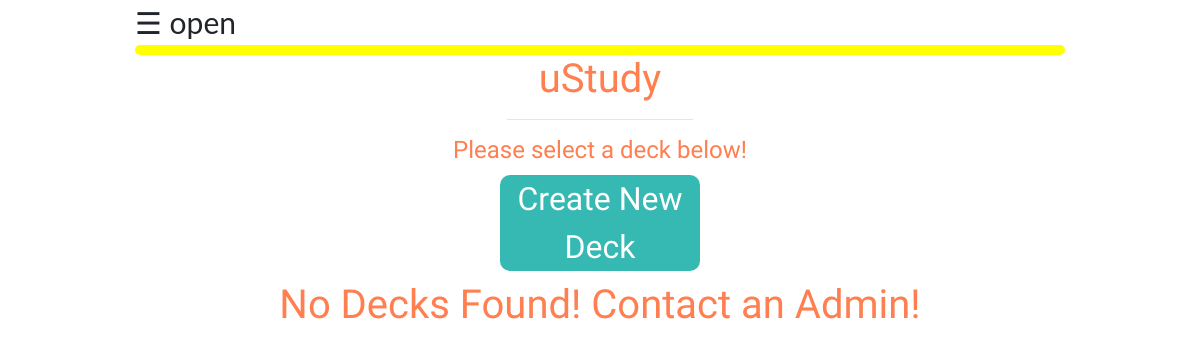
The page /flashcards/ on the database as committed earlier.
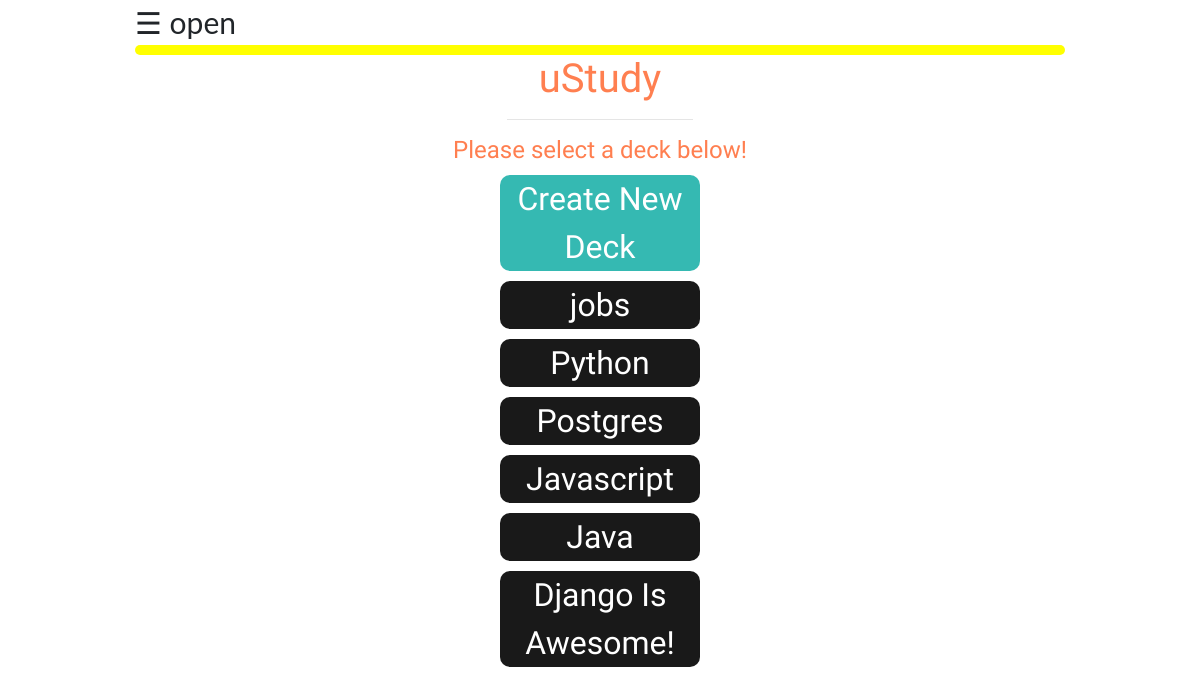
The same page on the database as committed later.
### flashcards/models.py (models this page shows, shortened)
class Deck(models.Model):
    title = models.CharField(max_length=64, null=False, blank=False)
    description = models.CharField(max_length=255, null=False, blank=True)
    is_active = models.BooleanField(default=False)
    def get_number_of_cards(self):
        '''
        Returns the number of cards in the decks related
        card_set
        '''
        return self.card_set.count()
    get_number_of_cards.short_description = 'Card Count'

### flashcards/views.py (the view)
def home(request):
    qs = Deck.objects.order_by('-title').filter(is_active=True)
    context = {'decks': qs}
    return render(request, 'flashcards/home.html', context)

### flashcards/templates/flashcards/home.html
{% extends 'base.html' %}
{% block content %}
  <div class='homepage-banner'>
    <h1>uStudy</h1>
    <hr>
    <h4>Please select a deck below!</h4>
    <a class='blue-background my-button' href="{% url 'flashcards:createDeck' %}">Create New Deck</a>
      {% if decks %}
          {% for deck in decks %}
            <a class='my-button' href="{% url 'flashcards:viewDeck' deck.id %}">{{deck.title}}</a>
          {% endfor %}
      {% else %}
        <h1>No Decks Found! Contact an Admin!</h1>
      {% endif %}
  </div>
{% endblock %}

### templates/base.html (shortened to what this page needs)
{% load static %}
<!DOCTYPE html>
<html lang="en">
  <head>
    <link rel="stylesheet" href="https://stackpath.bootstrapcdn.com/bootstrap/4.3.1/css/bootstrap.min.css">
    <link rel="stylesheet" href="https://cdnjs.cloudflare.com/ajax/libs/font-awesome/4.7.0/css/font-awesome.min.css">
    <link rel='stylesheet' href="{% static 'css/style.css' %}" />
  </head>
  <body>
    <div class='container'>
      <span style="font-size:30px;cursor:pointer" onclick="openNav()">&#9776; open</span>
      <nav>
      </nav>
      {% block content %}
      {% endblock %}
    </div>
  </body>
</html>

### static/css/style.css (style rules this page uses)
body { margin: 0; font-family: 'Yatra One', cursive; background-image: url("https://bit.ly/2xUuL4s"); background-attachment: fixed; background-size: cover; }
nav { background: yellow; padding: 5px; border-radius: 5px; }
h1,h4 { color:coral; }
.container { width: 80%; min-width: 400px; margin: 0 auto; }
.homepage-banner { text-align: center; color: black; font-size: 2em; max-width: 100%; font-family: 'Amiri', serif; }
.homepage-banner hr { width: 20%; }
.my-button { display: block; width: 200px; margin: 10px auto; background-color:rgba(0,0,0, 0.9); border: none; border-radius: 10px; color: white; text-align: center; text-decoration: none; }
.blue-background { background: rgb(32, 178, 170,0.9); text-decoration: none; }
a { text-decoration: none; }

### templates/base.html (style rules this page uses)
body { font-family: 'Lato', sans-serif; }

Rows that differ between the two databases and show on the page:
added Deck: title "jobs"
added Deck: title "Python"
added Deck: title "Postgres"
added Deck: title "Javascript"
added Deck: title "Java"
added Deck: title "Django Is Awesome!"
Other text that changed with them:
text no longer shown: "No Decks Found! Contact an Admin!"
